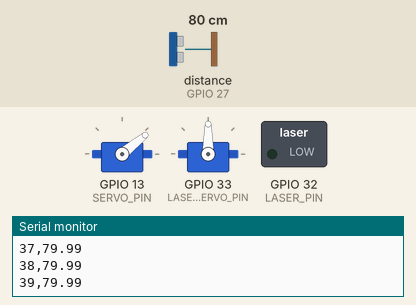
This sketch was run on a simulated ESP32. On the bench: 2 × servo, switched loads named in the sketch (green lamp = pin HIGH), the last lines printed to the serial monitor. Wiring (inferred from the names in the program): ultrasonic range finder: trigger GPIO 12; echo GPIO 27. The test bench sets the inputs (shaded band); at power-on: distance to the obstacle (sensor on GPIO 27) 80 cm. The echo pulse lasts 58.3 µs per cm; pins used as bus, display or sensor lines are not drawn.

Above: at 3.2 s.
3.3 s: distance to the obstacle (sensor on GPIO 27) set to 2 cm
At 3.67 s:
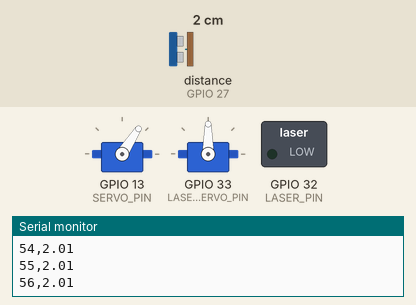
6.3 s: distance to the obstacle (sensor on GPIO 27) set to 9 cm
At 7.4 s:
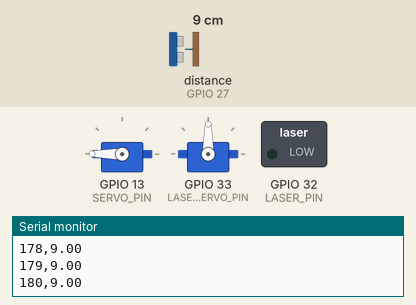
Timing chart, 0 to 21.3 s (numbered marks = the images above; inputs shaded):
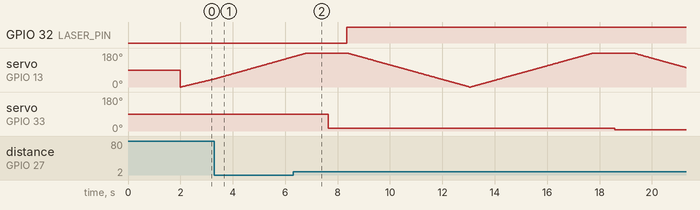

The sketch:

sketch_aug5a.ino
```cpp
#include <ESP32Servo.h>

Servo radar;
Servo laserServo;

const int SERVO_PIN = 13;

const int TRIG_PIN = 12;
const int ECHO_PIN = 27;

const int LASER_PIN = 32;
const int LASER_SERVO_PIN = 33;

const float MAX_TARGET_DISTANCE = 150.0;

int targetAngle = -1;
float targetDistance = 151.0;

void setup() {
  Serial.begin(115200);
  Serial1.begin(9600, SERIAL_8N1, -1, 17); //sets up baud for DFPlayer

  radar.setPeriodHertz(50);
  radar.attach(SERVO_PIN, 500, 2400);

  laserServo.setPeriodHertz(50);
  laserServo.attach(LASER_SERVO_PIN, 500, 2400);

  pinMode(TRIG_PIN, OUTPUT);
  pinMode(ECHO_PIN, INPUT);
  pinMode(LASER_PIN, OUTPUT);

  digitalWrite(TRIG_PIN, LOW);

  digitalWrite(LASER_PIN, LOW); //turns laser off
  laserServo.write(90); //centers laser
  delay(1000);

  DFPLAYER_COMMAND(0x06, 30);  // Set volume to 20

  laserServo.write(90);
  radar.write(90);

  delay(1000);
}

//package to command dfplayer
void DFPLAYER_COMMAND(unsigned char command, unsigned short parameter) {
    unsigned char packet[10];
    packet[0] = 0x7E;
    packet[1] = 0xFF;
    packet[2] = 0x06;
    packet[3] = command;
    packet[4] = 0x00;
    packet[5] = parameter >> 8;
    packet[6] = parameter & 0xFF;

    short checksum = -(packet[1] + packet[2] + packet[3] + packet[4] + packet[5] + packet[6]);

    packet[7] = checksum >> 8;
    packet[8] = checksum & 0xFF;
    packet[9] = 0xEF;

    for (int i = 0; i < 10; i++) {
        Serial1.write(packet[i]);
    }
}

float getDistance() {
  digitalWrite(TRIG_PIN, LOW);
  delayMicroseconds(2);

  digitalWrite(TRIG_PIN, HIGH);
  delayMicroseconds(10);
  digitalWrite(TRIG_PIN, LOW);

  unsigned long duration = pulseIn(ECHO_PIN, HIGH, 17500);

  if (duration == 0) {
    return -1;
  }

  return duration * 0.0343 / 2.0;
}

float GET_LASER_ANGLE(float radarAngle, float distance)
{
  //
  const float LASER_OFFSET_X = -12.7;  // 5 inches left
  const float LASER_OFFSET_Y = -2.54;  // 1 inch behind

  //converts angle to radians for sin and cos functions
  float radarRadians = radarAngle * PI / 180.0;

  // targets position
  float targetX = distance * cos(radarRadians);
  float targetY = distance * sin(radarRadians);

  // targets position measured from the laser servo
  float laserToTargetX = targetX - LASER_OFFSET_X;
  float laserToTargetY = targetY - LASER_OFFSET_Y;

  // laser angle calculation
  float laserRadians = atan2(laserToTargetY, laserToTargetX);
  float laserAngle = laserRadians * 180.0 / PI;

  return laserAngle;
}

void loop() {
  //resets target
  targetAngle = -1;
  targetDistance = 151.0;

  // Sweep from 0° to 180°
  for (int angle = 0; angle <= 180; angle++) {
    radar.write(angle);
    delay(15);
    Serial.print(angle);
    Serial.print(",");

    float distance = getDistance();

    if (distance > 0 && distance <= MAX_TARGET_DISTANCE && distance < targetDistance) {
      targetDistance = distance;
      targetAngle = angle;
    }

    if (distance < 0) {
      Serial.println(-1);
    } else {
      Serial.println(distance);

    }
    delay(10);
  }

  if (targetAngle >= 0) {
    DFPLAYER_COMMAND(0x03, 1);  // “Target detected”
    delay(800);

    float laserAngle = GET_LASER_ANGLE(targetAngle, targetDistance);

    laserServo.write((int)laserAngle);
    delay(700);

    digitalWrite(LASER_PIN, HIGH);
}
else {
  digitalWrite(LASER_PIN, LOW);
}
  // Sweep from 180° back to 0°
  for (int angle = 180; angle >= 0; angle--) {
    radar.write(angle);
    delay(15);
    float distance = getDistance();
    Serial.print(angle);
    Serial.print(",");

    if (distance < 0) {
      Serial.println(-1);
    } else {
      Serial.println(distance);

    }
    delay(10);
  }
}
```
